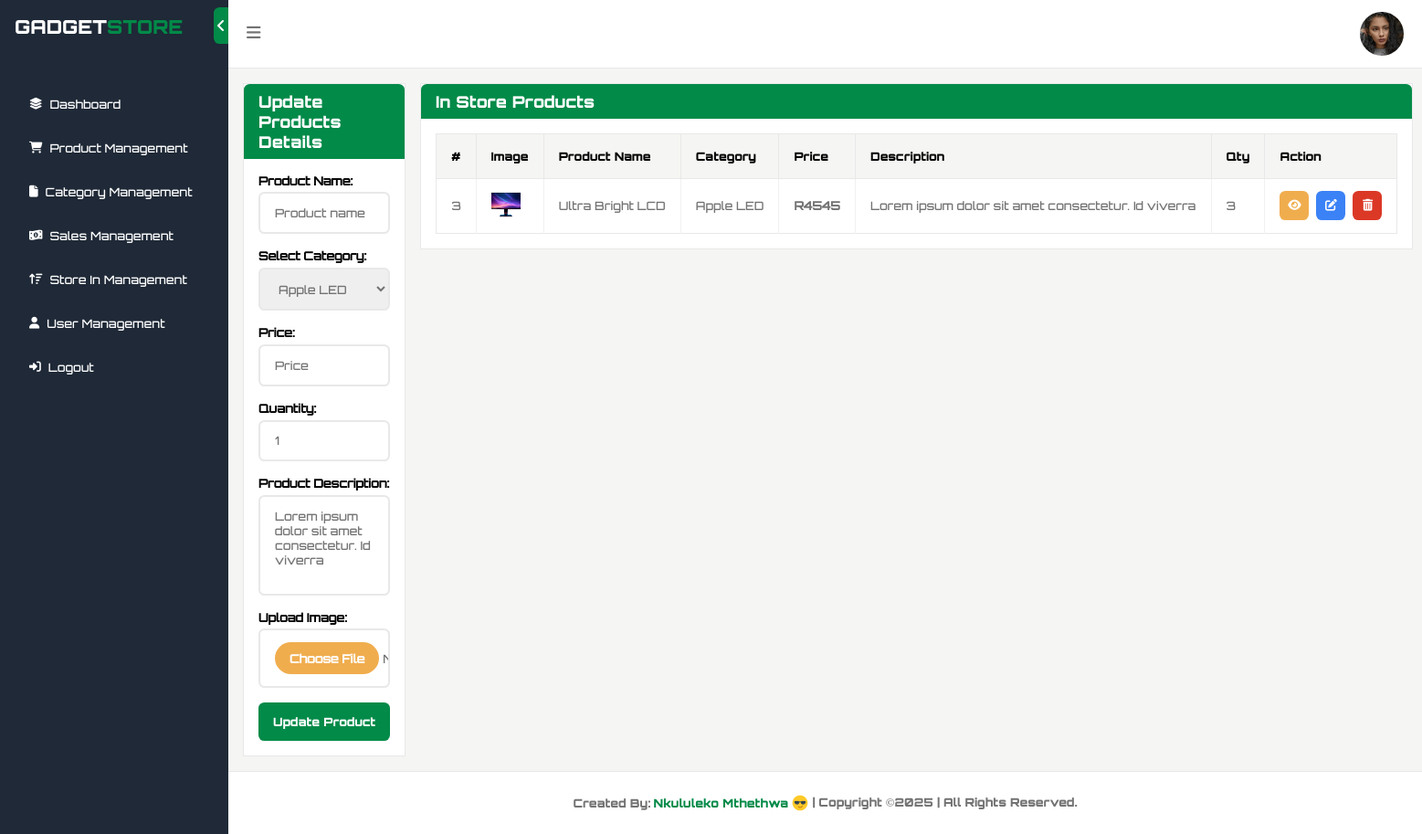
Page /admin/update.php?id=3 (signed in) on the committed database.
### tables this page shows
CREATE TABLE `products` (
  `id` int(10) NOT NULL,
  `title` varchar(120) NOT NULL,
  `category` varchar(50) NOT NULL,
  `price` varchar(50) NOT NULL,
  `qty` int(10) NOT NULL,
  `photo` varchar(120) NOT NULL,
  `description` varchar(255) NOT NULL,
  `date` datetime(6) NOT NULL DEFAULT current_timestamp(6)
);

### admin/update.php (the view, shortened to what this page needs)
<!DOCTYPE html>
<html lang="en">
<head>
      <link rel="stylesheet" href="../assets/css/all.css">
      <link rel="stylesheet" href="../assets/css/all.min.css">
      <link rel="stylesheet" href="../assets/css/style.css">
</head>
<body>
       <div class="main">
      <?php include("../includes/templates/admin/sidebar.php");?>
      <div class="main-content">
        <?php include("../includes/templates/admin/header.php");?>
     <?php
            include("../includes/db.php");
            $id = $_GET["id"];
            if ($id) {
                $sql = "SELECT * FROM products WHERE id = $id";
                $results = mysqli_query($conn, $sql);
                if (mysqli_num_rows($results) > 0) {
                    $data = mysqli_fetch_assoc($results);
                } else {
                    echo "No product found.";
                    exit;
                }
            } else {
                echo "Invalid product ID.";
                exit;
            }
        ?>
        <div class="manage-products">
            <div class="content">
              <div class="box left">
                <div class="text-box">
                    <div class="table-title">
                      <h3>Update Products Details</h3>
                    </div>
                    <form action="process.php" class="form" method="post" enctype="multipart/form-data">
                            <label for="">Product Name:<input type="text" class="textBox" placeholder="Product name" required name="title"></label>
                            <label for="">Select Category:
                                <select name="category" id="" class="textBox">
                                <?php
                                    $categories = [
                                        "Headphones", "Gaming Mouse", "MacBook/PCs", "RGB Keyboard",
                                        "Playstation", "Gaming Headphones", "Apple LED",
                                        "Samsung Phone", "Min Ipad"
                                    ];
                                    foreach ($categories as $cat) {
                                        $selected = ($data['category'] === $cat) ? "selected" : "";
                                        echo "<option value=\"$cat\" $selected>$cat</option>";
                                    }
                                    ?>
                                </select>
                            </label>
                            <label for="">Price:<input type="text" class="textBox" placeholder="Price" required name="price"></label>
                            <label for="">Quantity:<input type="number" class="textBox"  name="qty" id="" placeholder="1"></label>
                            <label for="">Product Description:<textarea name="description" rows="5" cols="5" class="textBox" id="" placeholder="Product Description"><?php echo $data['description']; ?></textarea></label>
                            <label for="">Upload Image: <input type="file" accept="image/*" class="textBox" name="photo" id=""></label>
                            <div class="buttons">
                                <input type="submit" value="Update Product" name="update" class="btn">
                            </div>
                    </form>
                </div>
              </div>
              <div class="box right">
                <div class="text-box">
                   <div class="table-title">
                    <h3>In Store Products</h3>
                </div>
                  <div class="table-container">
                    <div class="table-content">
                        <table>
                        <thead>
                            <tr>
                                <th>#</th>
                                <th>Image</th>
                                <th>Product Name</th>
                                <th>Category</th>
                                 <th>Price</th>
                                <th>Description</th>
                                <th>Qty</th>
                                <th>Action</th>
                            </tr>
                        </thead>
                        <tbody>
                            <tr>
                               <td><?php echo $data['id']; ?></td>
                              <td><img src="../<?php echo $data['photo']; ?>" alt="" class="image"></td>
                              <td><?php echo $data['title']; ?></td>
                              <td><?php echo $data['category']; ?></td>
                              <td><strong>R<?php echo $data['price']; ?></strong></td>
                              <td><?php echo $data['description']; ?></td>
                              <td><?php echo $data['qty']; ?></td>
                              <td>
                                <div class="buttons">
                                  <i class="fa-solid fa-eye read"></i>
                                  <i class="fa-solid fa-pen-to-square edit"></i>
                                  <i class="fa-solid fa-trash-can delete"></i>
                                </div>
                              </td>
                            </tr>
                        </tbody>
                    </table>
                    </div>
                </div>
                </div>
              </div>
            </div>
        </div>
      </div>
        <?php include("../includes/templates/admin/footer.php");?>
    </div>
</body>
</html>

### assets/css/style.css (style rules this page uses)
* { margin: 0; padding: 0; box-sizing: border-box; scroll-behavior: smooth; text-decoration: none; list-style: none; }
:root { --primary-color: #028a48; --black: #111; --bg-dark: #1f2937; --white: #fff; --color: #737373; --whiteIsh: #f5f5f3; --nav-hover: #374151; --accent: #3b82f6; --gold: #f0ad4e; --red: #db3826; --pink: #9e0ebb; --teal: #029e91; --transitions: all 400ms ease; --box-shadow: 2px 0 5px rgba(0, 0, 0, 0.3); --border-color: #e9e8e8; --border-radius: 0.4rem; --text-p: --text; --heading-h: --heading; --p-fs: 0.8rem; --h3-fs: 1.1rem; --h2-fs: 1.5rem; }
body { background: var(--whiteIsh); }
h1, h2, h3, h4, h5, h6 { color: var(--black); font-family: var(--heading-h); }
h3 { font-weight: 500; font-size: var(--h3-fs); }
.buttons { display: flex; gap: 0.5rem; }
.buttons .btn { position: relative; display: inline-block; padding: 0.8rem 1rem; border-radius: var(--border-radius); border: none; text-decoration: none; background: var(--primary-color); color: white; font-size: var(--p-fs); font-family: var(--heading-h); outline: none; cursor: pointer; transition: background-color 0.2s ease, box-shadow 0.2s ease; }
.table-title { background: var(--primary-color); padding: 0.5rem 1rem; border-top-left-radius: var(--border-radius); border-top-right-radius: var(--border-radius); }
.table-title h3 { color: var(--white); }
.table-container { padding: 1rem 1rem; }
.table-container .table-content { overflow: scroll; }
.table-container .table-content table { width: 100%; border-collapse: collapse; border: 1px solid var(--border-color); }
.table-container .table-content table thead tr { background: var(--whiteIsh); border: 1px solid var(--border-color); }
.table-container .table-content table thead tr th { padding: 1rem; text-align: left; font-size: var(--p-fs); font-family: var(--heading-h); border-right: 1px solid var(--border-color); font-weight: 600; }
.table-container .table-content table thead tr th:last-child { border-right: none; }
.table-container .table-content table tbody tr { border-bottom: 1px solid var(--border-color); }
.table-container .table-content table tbody tr td { font-size: var(--p-fs); font-family: var(--text-p); color: var(--color); padding: 0.75rem 1rem; border-right: 1px solid #f1f1f1; text-wrap: nowrap; }
.table-container .table-content table tbody tr td:last-child { border-right: none; }
.table-container .table-content table tbody tr td .image { width: 2rem; height: 2rem; -o-object-fit: cover; object-fit: cover; }
.table-container .table-content table tbody tr td .buttons { display: flex; align-items: center; gap: 0.5rem; }
.table-container .table-content table tbody tr td .buttons i { width: 2rem; height: 2rem; color: var(--white); background: var(--gold); display: flex; align-items: center; justify-content: center; cursor: pointer; border-radius: var(--border-radius); }
.table-container .table-content table tbody tr td .buttons i.edit { background: var(--accent); }
.table-container .table-content table tbody tr td .buttons i.delete { background: var(--red); }
.main { margin-left: 250px; display: flex; flex-direction: column; min-height: 100vh; }
.main .main-content { flex-grow: 1; }
.manage-products { padding: 1rem 1rem; height: 100%; }
.manage-products .content { display: flex; gap: 1rem; }
.manage-products .content .box { flex: 1 1 40rem; }
.manage-products .content .box:nth-child(2) { flex-basis: 60rem; }
.manage-products .content .box .text-box { background: var(--white); border: 1px solid var(--border-color); }
.manage-products .content .box .text-box .form { padding: 1rem 1rem; display: flex; flex-direction: column; gap: 1rem; }
.manage-products .content .box .text-box .form label { width: 100%; display: flex; flex-direction: column; gap: 0.3rem; font-size: var(--p-fs); font-family: var(--text-p); font-weight: 800; }
.manage-products .content .box .text-box .form label .textBox { width: 100%; padding: 0.8rem 1rem; outline: none; border: 2px solid var(--border-color); border-radius: var(--border-radius); font-size: var(--p-fs); font-family: var(--text-p); color: var(--color); resize: none; }

### rows in the picture
products: description "Lorem ipsum dolor sit amet consectetur. Id viverra", id "3", photo (picture), title "Ultra Bright LCD", category "Apple LED", price "4545", qty "3"

### other values in the picture
form field category "Apple LED"
